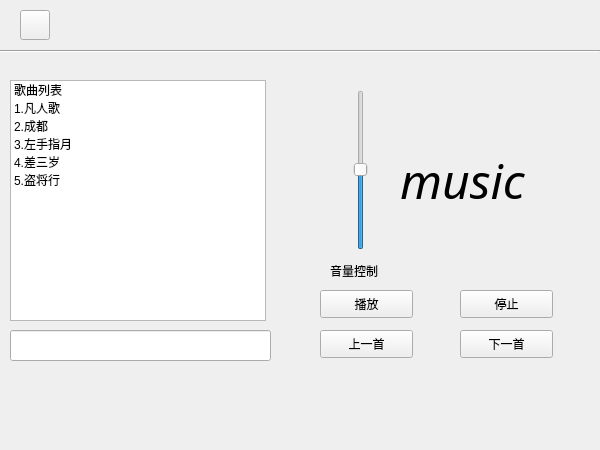
<?xml version="1.0" encoding="UTF-8"?>
<ui version="4.0">
 <class>music</class>
 <widget class="QWidget" name="music">
  <property name="geometry">
   <rect>
    <x>0</x>
    <y>0</y>
    <width>600</width>
    <height>450</height>
   </rect>
  </property>
  <property name="windowTitle">
   <string>Form</string>
  </property>
  <widget class="QWidget" name="widget" native="true">
   <property name="geometry">
    <rect>
     <x>0</x>
     <y>0</y>
     <width>600</width>
     <height>450</height>
    </rect>
   </property>
   <widget class="QLabel" name="state">
    <property name="geometry">
     <rect>
      <x>560</x>
      <y>15</y>
      <width>20</width>
      <height>20</height>
     </rect>
    </property>
    <property name="minimumSize">
     <size>
      <width>20</width>
      <height>20</height>
     </size>
    </property>
    <property name="maximumSize">
     <size>
      <width>20</width>
      <height>20</height>
     </size>
    </property>
    <property name="text">
     <string/>
    </property>
   </widget>
   <widget class="QPushButton" name="back">
    <property name="geometry">
     <rect>
      <x>20</x>
      <y>10</y>
      <width>30</width>
      <height>30</height>
     </rect>
    </property>
    <property name="minimumSize">
     <size>
      <width>30</width>
      <height>30</height>
     </size>
    </property>
    <property name="maximumSize">
     <size>
      <width>30</width>
      <height>30</height>
     </size>
    </property>
    <property name="text">
     <string/>
    </property>
    <property name="icon">
     <iconset resource="image/image.qrc">
      <normaloff>:/timg.ico</normaloff>:/timg.ico</iconset>
    </property>
    <property name="iconSize">
     <size>
      <width>30</width>
      <height>30</height>
     </size>
    </property>
   </widget>
   <widget class="Line" name="line">
    <property name="geometry">
     <rect>
      <x>0</x>
      <y>50</y>
      <width>600</width>
      <height>3</height>
     </rect>
    </property>
    <property name="orientation">
     <enum>Qt::Horizontal</enum>
    </property>
   </widget>
   <widget class="QLineEdit" name="lineEdit3_3">
    <property name="geometry">
     <rect>
      <x>10</x>
      <y>330</y>
      <width>261</width>
      <height>31</height>
     </rect>
    </property>
   </widget>
   <widget class="QListWidget" name="listWidget_3">
    <property name="geometry">
     <rect>
      <x>10</x>
      <y>80</y>
      <width>256</width>
      <height>241</height>
     </rect>
    </property>
    <item>
     <property name="text">
      <string>歌曲列表</string>
     </property>
    </item>
    <item>
     <property name="text">
      <string>1.凡人歌</string>
     </property>
    </item>
    <item>
     <property name="text">
      <string>2.成都</string>
     </property>
    </item>
    <item>
     <property name="text">
      <string>3.左手指月</string>
     </property>
    </item>
    <item>
     <property name="text">
      <string>4.差三岁</string>
     </property>
    </item>
    <item>
     <property name="text">
      <string>5.盗将行</string>
     </property>
    </item>
   </widget>
   <widget class="QPushButton" name="pushButton1_3">
    <property name="geometry">
     <rect>
      <x>320</x>
      <y>290</y>
      <width>93</width>
      <height>28</height>
     </rect>
    </property>
    <property name="text">
     <string>播放</string>
    </property>
   </widget>
   <widget class="QPushButton" name="pushButton3_3">
    <property name="geometry">
     <rect>
      <x>320</x>
      <y>330</y>
      <width>93</width>
      <height>28</height>
     </rect>
    </property>
    <property name="text">
     <string>上一首</string>
    </property>
   </widget>
   <widget class="QLabel" name="label_5">
    <property name="geometry">
     <rect>
      <x>330</x>
      <y>260</y>
      <width>72</width>
      <height>21</height>
     </rect>
    </property>
    <property name="text">
     <string>音量控制</string>
    </property>
   </widget>
   <widget class="QSlider" name="Slider_3">
    <property name="geometry">
     <rect>
      <x>350</x>
      <y>90</y>
      <width>22</width>
      <height>160</height>
     </rect>
    </property>
    <property name="value">
     <number>50</number>
    </property>
    <property name="orientation">
     <enum>Qt::Vertical</enum>
    </property>
   </widget>
   <widget class="QPushButton" name="pushButton2_3">
    <property name="geometry">
     <rect>
      <x>460</x>
      <y>290</y>
      <width>93</width>
      <height>28</height>
     </rect>
    </property>
    <property name="text">
     <string>停止</string>
    </property>
   </widget>
   <widget class="QPushButton" name="pushButton4_3">
    <property name="geometry">
     <rect>
      <x>460</x>
      <y>330</y>
      <width>93</width>
      <height>28</height>
     </rect>
    </property>
    <property name="text">
     <string>下一首</string>
    </property>
   </widget>
   <widget class="QLabel" name="label_6">
    <property name="geometry">
     <rect>
      <x>400</x>
      <y>140</y>
      <width>131</width>
      <height>81</height>
     </rect>
    </property>
    <property name="font">
     <font>
      <family>Monotype Corsiva</family>
      <pointsize>36</pointsize>
      <weight>50</weight>
      <italic>true</italic>
      <bold>false</bold>
     </font>
    </property>
    <property name="text">
     <string>music</string>
    </property>
   </widget>
  </widget>
 </widget>
 <resources>
  <include location="image/image.qrc"/>
 </resources>
 <connections/>
</ui>
